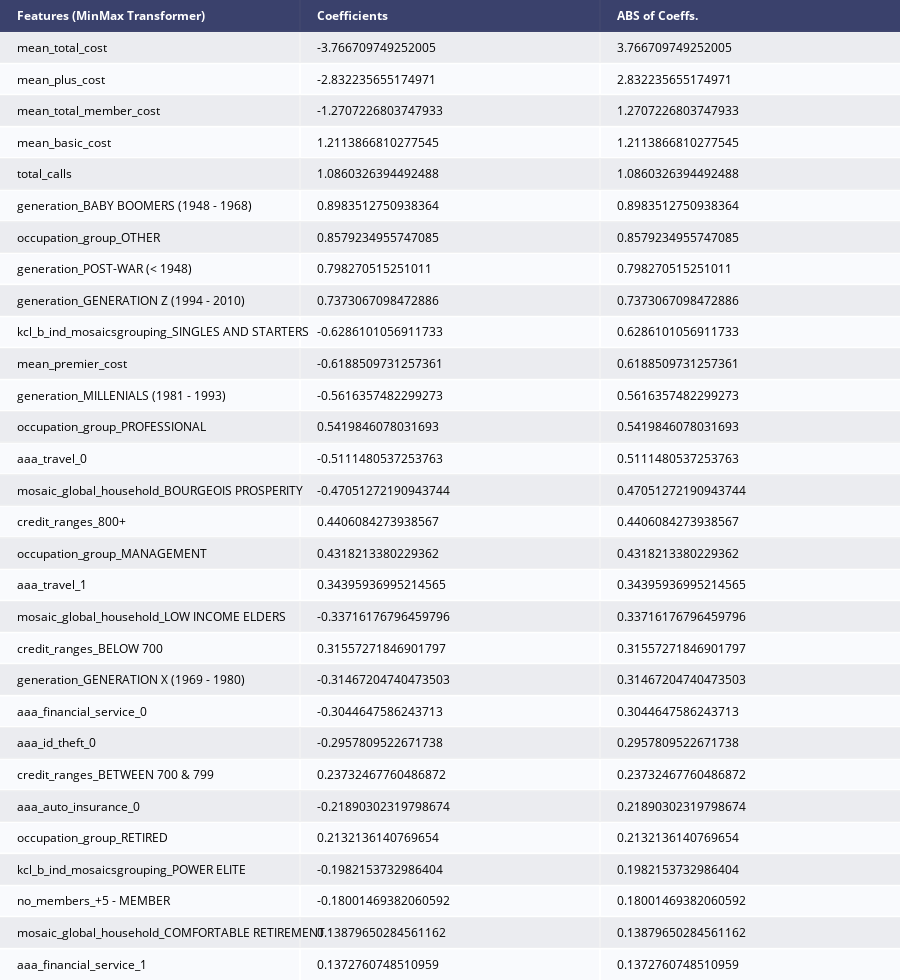

Notebook code for this chart:
### Code cell
coef_df_lgr = pd.DataFrame({'feature':testX.columns, 'coefs': lr.coef_[0]})
coef_df_lgr["abs_coeff"] = coef_df_lgr['coefs'].abs()
coef_df_lgr.sort_values("abs_coeff",ascending=False,inplace=True)
coef_df_lgr.nlargest(30,columns=["abs_coeff"])
counts_df_lgr = pd.DataFrame(coef_df_lgr.nlargest(30,columns=["abs_coeff"]), index=None)
#counts.reset_index(inplace=True)
counts_df_lgr.rename(columns={"feature": "Features (MinMax Transformer)", 'coefs':'Coefficients', 'abs_coeff': "ABS of Coeffs."}, inplace=True)
fig = ff.create_table(counts_df_lgr, height_constant=30, index=False)
fig.write_image('credit_card_lr_coef.png')
py.iplot(fig)

### Figure 1 — Plotly figure (JSON) as saved in the notebook; plotly's stock layout.template omitted (floating-point values rounded to 4 significant figures)
{"data": [{"colorscale": [[0, "#00083e"], [0.5, "#ededee"], [1, "#ffffff"]], "hoverinfo": "none", "opacity": 0.75, "showscale": false, "type": "heatmap", "z": [[0, 0, 0], [0.5, 0.5, 0.5], [1, 1, 1], [0.5, 0.5, 0.5], [1, 1, 1], [0.5, 0.5, 0.5], [1, 1, 1], [0.5, 0.5, 0.5], [1, 1, 1], [0.5, 0.5, 0.5], [1, 1, 1], [0.5, 0.5, 0.5], [1, 1, 1], [0.5, 0.5, 0.5], [1, 1, 1], [0.5, 0.5, 0.5], [1, 1, 1], [0.5, 0.5, 0.5], [1, 1, 1], [0.5, 0.5, 0.5], [1, 1, 1], [0.5, 0.5, 0.5], [1, 1, 1], [0.5, 0.5, 0.5], [1, 1, 1], [0.5, 0.5, 0.5], [1, 1, 1], [0.5, 0.5, 0.5], [1, 1, 1], [0.5, 0.5, 0.5], [1, 1, 1]]}], "layout": {"annotations": [{"align": "left", "font": {"color": "#ffffff"}, "showarrow": false, "text": "<b>Features (MinMax Transformer)</b>", "x": -0.45, "xanchor": "left", "xref": "x", "y": 0, "yref": "y"}, {"align": "left", "font": {"color": "#ffffff"}, "showarrow": false, "text": "<b>Coefficients</b>", "x": 0.55, "xanchor": "left", "xref": "x", "y": 0, "yref": "y"}, {"align": "left", "font": {"color": "#ffffff"}, "showarrow": false, "text": "<b>ABS of Coeffs.</b>", "x": 1.55, "xanchor": "left", "xref": "x", "y": 0, "yref": "y"}, {"align": "left", "font": {"color": "#000000"}, "showarrow": false, "text": "mean_total_cost", "x": -0.45, "xanchor": "left", "xref": "x", "y": 1, "yref": "y"}, {"align": "left", "font": {"color": "#000000"}, "showarrow": false, "text": "-3.766709749252005", "x": 0.55, "xanchor": "left", "xref": "x", "y": 1, "yref": "y"}, {"align": "left", "font": {"color": "#000000"}, "showarrow": false, "text": "3.766709749252005", "x": 1.55, "xanchor": "left", "xref": "x", "y": 1, "yref": "y"}, {"align": "left", "font": {"color": "#000000"}, "showarrow": false, "text": "mean_plus_cost", "x": -0.45, "xanchor": "left", "xref": "x", "y": 2, "yref": "y"}, {"align": "left", "font": {"color": "#000000"}, "showarrow": false, "text": "-2.832235655174971", "x": 0.55, "xanchor": "left", "xref": "x", "y": 2, "yref": "y"}, {"align": "left", "font": {"color": "#000000"}, "showarrow": false, "text": "2.832235655174971", "x": 1.55, "xanchor": "left", "xref": "x", "y": 2, "yref": "y"}, {"align": "left", "font": {"color": "#000000"}, "showarrow": false, "text": "mean_total_member_cost", "x": -0.45, "xanchor": "left", "xref": "x", "y": 3, "yref": "y"}, {"align": "left", "font": {"color": "#000000"}, "showarrow": false, "text": "-1.2707226803747933", "x": 0.55, "xanchor": "left", "xref": "x", "y": 3, "yref": "y"}, {"align": "left", "font": {"color": "#000000"}, "showarrow": false, "text": "1.2707226803747933", "x": 1.55, "xanchor": "left", "xref": "x", "y": 3, "yref": "y"}, {"align": "left", "font": {"color": "#000000"}, "showarrow": false, "text": "mean_basic_cost", "x": -0.45, "xanchor": "left", "xref": "x", "y": 4, "yref": "y"}, {"align": "left", "font": {"color": "#000000"}, "showarrow": false, "text": "1.2113866810277545", "x": 0.55, "xanchor": "left", "xref": "x", "y": 4, "yref": "y"}, {"align": "left", "font": {"color": "#000000"}, "showarrow": false, "text": "1.2113866810277545", "x": 1.55, "xanchor": "left", "xref": "x", "y": 4, "yref": "y"}, {"align": "left", "font": {"color": "#000000"}, "showarrow": false, "text": "total_calls", "x": -0.45, "xanchor": "left", "xref": "x", "y": 5, "yref": "y"}, {"align": "left", "font": {"color": "#000000"}, "showarrow": false, "text": "1.0860326394492488", "x": 0.55, "xanchor": "left", "xref": "x", "y": 5, "yref": "y"}, {"align": "left", "font": {"color": "#000000"}, "showarrow": false, "text": "1.0860326394492488", "x": 1.55, "xanchor": "left", "xref": "x", "y": 5, "yref": "y"}, {"align": "left", "font": {"color": "#000000"}, "showarrow": false, "text": "generation_BABY BOOMERS (1948 - 1968)", "x": -0.45, "xanchor": "left", "xref": "x", "y": 6, "yref": "y"}, {"align": "left", "font": {"color": "#000000"}, "showarrow": false, "text": "0.8983512750938364", "x": 0.55, "xanchor": "left", "xref": "x", "y": 6, "yref": "y"}, {"align": "left", "font": {"color": "#000000"}, "showarrow": false, "text": "0.8983512750938364", "x": 1.55, "xanchor": "left", "xref": "x", "y": 6, "yref": "y"}, {"align": "left", "font": {"color": "#000000"}, "showarrow": false, "text": "occupation_group_OTHER", "x": -0.45, "xanchor": "left", "xref": "x", "y": 7, "yref": "y"}, {"align": "left", "font": {"color": "#000000"}, "showarrow": false, "text": "0.8579234955747085", "x": 0.55, "xanchor": "left", "xref": "x", "y": 7, "yref": "y"}, {"align": "left", "font": {"color": "#000000"}, "showarrow": false, "text": "0.8579234955747085", "x": 1.55, "xanchor": "left", "xref": "x", "y": 7, "yref": "y"}, {"align": "left", "font": {"color": "#000000"}, "showarrow": false, "text": "generation_POST-WAR (< 1948)", "x": -0.45, "xanchor": "left", "xref": "x", "y": 8, "yref": "y"}, {"align": "left", "font": {"color": "#000000"}, "showarrow": false, "text": "0.798270515251011", "x": 0.55, "xanchor": "left", "xref": "x", "y": 8, "yref": "y"}, {"align": "left", "font": {"color": "#000000"}, "showarrow": false, "text": "0.798270515251011", "x": 1.55, "xanchor": "left", "xref": "x", "y": 8, "yref": "y"}, {"align": "left", "font": {"color": "#000000"}, "showarrow": false, "text": "generation_GENERATION Z (1994 - 2010)", "x": -0.45, "xanchor": "left", "xref": "x", "y": 9, "yref": "y"}, {"align": "left", "font": {"color": "#000000"}, "showarrow": false, "text": "0.7373067098472886", "x": 0.55, "xanchor": "left", "xref": "x", "y": 9, "yref": "y"}, {"align": "left", "font": {"color": "#000000"}, "showarrow": false, "text": "0.7373067098472886", "x": 1.55, "xanchor": "left", "xref": "x", "y": 9, "yref": "y"}, {"align": "left", "font": {"color": "#000000"}, "showarrow": false, "text": "kcl_b_ind_mosaicsgrouping_SINGLES AND STARTERS", "x": -0.45, "xanchor": "left", "xref": "x", "y": 10, "yref": "y"}, {"align": "left", "font": {"color": "#000000"}, "showarrow": false, "text": "-0.6286101056911733", "x": 0.55, "xanchor": "left", "xref": "x", "y": 10, "yref": "y"}, {"align": "left", "font": {"color": "#000000"}, "showarrow": false, "text": "0.6286101056911733", "x": 1.55, "xanchor": "left", "xref": "x", "y": 10, "yref": "y"}, {"align": "left", "font": {"color": "#000000"}, "showarrow": false, "text": "mean_premier_cost", "x": -0.45, "xanchor": "left", "xref": "x", "y": 11, "yref": "y"}, {"align": "left", "font": {"color": "#000000"}, "showarrow": false, "text": "-0.6188509731257361", "x": 0.55, "xanchor": "left", "xref": "x", "y": 11, "yref": "y"}, {"align": "left", "font": {"color": "#000000"}, "showarrow": false, "text": "0.6188509731257361", "x": 1.55, "xanchor": "left", "xref": "x", "y": 11, "yref": "y"}, {"align": "left", "font": {"color": "#000000"}, "showarrow": false, "text": "generation_MILLENIALS (1981 - 1993)", "x": -0.45, "xanchor": "left", "xref": "x", "y": 12, "yref": "y"}, {"align": "left", "font": {"color": "#000000"}, "showarrow": false, "text": "-0.5616357482299273", "x": 0.55, "xanchor": "left", "xref": "x", "y": 12, "yref": "y"}, {"align": "left", "font": {"color": "#000000"}, "showarrow": false, "text": "0.5616357482299273", "x": 1.55, "xanchor": "left", "xref": "x", "y": 12, "yref": "y"}, {"align": "left", "font": {"color": "#000000"}, "showarrow": false, "text": "occupation_group_PROFESSIONAL", "x": -0.45, "xanchor": "left", "xref": "x", "y": 13, "yref": "y"}, {"align": "left", "font": {"color": "#000000"}, "showarrow": false, "text": "0.5419846078031693", "x": 0.55, "xanchor": "left", "xref": "x", "y": 13, "yref": "y"}, {"align": "left", "font": {"color": "#000000"}, "showarrow": false, "text": "0.5419846078031693", "x": 1.55, "xanchor": "left", "xref": "x", "y": 13, "yref": "y"}, {"align": "left", "font": {"color": "#000000"}, "showarrow": false, "text": "aaa_travel_0", "x": -0.45, "xanchor": "left", "xref": "x", "y": 14, "yref": "y"}, {"align": "left", "font": {"color": "#000000"}, "showarrow": false, "text": "-0.5111480537253763", "x": 0.55, "xanchor": "left", "xref": "x", "y": 14, "yref": "y"}, {"align": "left", "font": {"color": "#000000"}, "showarrow": false, "text": "0.5111480537253763", "x": 1.55, "xanchor": "left", "xref": "x", "y": 14, "yref": "y"}, {"align": "left", "font": {"color": "#000000"}, "showarrow": false, "text": "mosaic_global_household_BOURGEOIS PROSPERITY", "x": -0.45, "xanchor": "left", "xref": "x", "y": 15, "yref": "y"}, {"align": "left", "font": {"color": "#000000"}, "showarrow": false, "text": "-0.47051272190943744", "x": 0.55, "xanchor": "left", "xref": "x", "y": 15, "yref": "y"}, {"align": "left", "font": {"color": "#000000"}, "showarrow": false, "text": "0.47051272190943744", "x": 1.55, "xanchor": "left", "xref": "x", "y": 15, "yref": "y"}, {"align": "left", "font": {"color": "#000000"}, "showarrow": false, "text": "credit_ranges_800+", "x": -0.45, "xanchor": "left", "xref": "x", "y": 16, "yref": "y"}, {"align": "left", "font": {"color": "#000000"}, "showarrow": false, "text": "0.4406084273938567", "x": 0.55, "xanchor": "left", "xref": "x", "y": 16, "yref": "y"}, {"align": "left", "font": {"color": "#000000"}, "showarrow": false, "text": "0.4406084273938567", "x": 1.55, "xanchor": "left", "xref": "x", "y": 16, "yref": "y"}, {"align": "left", "font": {"color": "#000000"}, "showarrow": false, "text": "occupation_group_MANAGEMENT", "x": -0.45, "xanchor": "left", "xref": "x", "y": 17, "yref": "y"}, {"align": "left", "font": {"color": "#000000"}, "showarrow": false, "text": "0.4318213380229362", "x": 0.55, "xanchor": "left", "xref": "x", "y": 17, "yref": "y"}, {"align": "left", "font": {"color": "#000000"}, "showarrow": false, "text": "0.4318213380229362", "x": 1.55, "xanchor": "left", "xref": "x", "y": 17, "yref": "y"}, {"align": "left", "font": {"color": "#000000"}, "showarrow": false, "text": "aaa_travel_1", "x": -0.45, "xanchor": "left", "xref": "x", "y": 18, "yref": "y"}, {"align": "left", "font": {"color": "#000000"}, "showarrow": false, "text": "0.34395936995214565", "x": 0.55, "xanchor": "left", "xref": "x", "y": 18, "yref": "y"}, {"align": "left", "font": {"color": "#000000"}, "showarrow": false, "text": "0.34395936995214565", "x": 1.55, "xanchor": "left", "xref": "x", "y": 18, "yref": "y"}, {"align": "left", "font": {"color": "#000000"}, "showarrow": false, "text": "mosaic_global_household_LOW INCOME ELDERS", "x": -0.45, "xanchor": "left", "xref": "x", "y": 19, "yref": "y"}, {"align": "left", "font": {"color": "#000000"}, "showarrow": false, "text": "-0.33716176796459796", "x": 0.55, "xanchor": "left", "xref": "x", "y": 19, "yref": "y"}, {"align": "left", "font": {"color": "#000000"}, "showarrow": false, "text": "0.33716176796459796", "x": 1.55, "xanchor": "left", "xref": "x", "y": 19, "yref": "y"}, {"align": "left", "font": {"color": "#000000"}, "showarrow": false, "text": "credit_ranges_BELOW 700", "x": -0.45, "xanchor": "left", "xref": "x", "y": 20, "yref": "y"}, {"align": "left", "font": {"color": "#000000"}, "showarrow": false, "text": "0.31557271846901797", "x": 0.55, "xanchor": "left", "xref": "x", "y": 20, "yref": "y"}, {"align": "left", "font": {"color": "#000000"}, "showarrow": false, "text": "0.31557271846901797", "x": 1.55, "xanchor": "left", "xref": "x", "y": 20, "yref": "y"}, {"align": "left", "font": {"color": "#000000"}, "showarrow": false, "text": "generation_GENERATION X (1969 - 1980)", "x": -0.45, "xanchor": "left", "xref": "x", "y": 21, "yref": "y"}, {"align": "left", "font": {"color": "#000000"}, "showarrow": false, "text": "-0.31467204740473503", "x": 0.55, "xanchor": "left", "xref": "x", "y": 21, "yref": "y"}, {"align": "left", "font": {"color": "#000000"}, "showarrow": false, "text": "0.31467204740473503", "x": 1.55, "xanchor": "left", "xref": "x", "y": 21, "yref": "y"}, {"align": "left", "font": {"color": "#000000"}, "showarrow": false, "text": "aaa_financial_service_0", "x": -0.45, "xanchor": "left", "xref": "x", "y": 22, "yref": "y"}, {"align": "left", "font": {"color": "#000000"}, "showarrow": false, "text": "-0.3044647586243713", "x": 0.55, "xanchor": "left", "xref": "x", "y": 22, "yref": "y"}, {"align": "left", "font": {"color": "#000000"}, "showarrow": false, "text": "0.3044647586243713", "x": 1.55, "xanchor": "left", "xref": "x", "y": 22, "yref": "y"}, {"align": "left", "font": {"color": "#000000"}, "showarrow": false, "text": "aaa_id_theft_0", "x": -0.45, "xanchor": "left", "xref": "x", "y": 23, "yref": "y"}, {"align": "left", "font": {"color": "#000000"}, "showarrow": false, "text": "-0.2957809522671738", "x": 0.55, "xanchor": "left", "xref": "x", "y": 23, "yref": "y"}, {"align": "left", "font": {"color": "#000000"}, "showarrow": false, "text": "0.2957809522671738", "x": 1.55, "xanchor": "left", "xref": "x", "y": 23, "yref": "y"}, {"align": "left", "font": {"color": "#000000"}, "showarrow": false, "text": "credit_ranges_BETWEEN 700 & 799", "x": -0.45, "xanchor": "left", "xref": "x", "y": 24, "yref": "y"}, {"align": "left", "font": {"color": "#000000"}, "showarrow": false, "text": "0.23732467760486872", "x": 0.55, "xanchor": "left", "xref": "x", "y": 24, "yref": "y"}, {"align": "left", "font": {"color": "#000000"}, "showarrow": false, "text": "0.23732467760486872", "x": 1.55, "xanchor": "left", "xref": "x", "y": 24, "yref": "y"}, {"align": "left", "font": {"color": "#000000"}, "showarrow": false, "text": "aaa_auto_insurance_0", "x": -0.45, "xanchor": "left", "xref": "x", "y": 25, "yref": "y"}, {"align": "left", "font": {"color": "#000000"}, "showarrow": false, "text": "-0.21890302319798674", "x": 0.55, "xanchor": "left", "xref": "x", "y": 25, "yref": "y"}, {"align": "left", "font": {"color": "#000000"}, "showarrow": false, "text": "0.21890302319798674", "x": 1.55, "xanchor": "left", "xref": "x", "y": 25, "yref": "y"}, {"align": "left", "font": {"color": "#000000"}, "showarrow": false, "text": "occupation_group_RETIRED", "x": -0.45, "xanchor": "left", "xref": "x", "y": 26, "yref": "y"}, {"align": "left", "font": {"color": "#000000"}, "showarrow": false, "text": "0.2132136140769654", "x": 0.55, "xanchor": "left", "xref": "x", "y": 26, "yref": "y"}, {"align": "left", "font": {"color": "#000000"}, "showarrow": false, "text": "0.2132136140769654", "x": 1.55, "xanchor": "left", "xref": "x", "y": 26, "yref": "y"}, {"align": "left", "font": {"color": "#000000"}, "showarrow": false, "text": "kcl_b_ind_mosaicsgrouping_POWER ELITE", "x": -0.45, "xanchor": "left", "xref": "x", "y": 27, "yref": "y"}, {"align": "left", "font": {"color": "#000000"}, "showarrow": false, "text": "-0.1982153732986404", "x": 0.55, "xanchor": "left", "xref": "x", "y": 27, "yref": "y"}, {"align": "left", "font": {"color": "#000000"}, "showarrow": false, "text": "0.1982153732986404", "x": 1.55, "xanchor": "left", "xref": "x", "y": 27, "yref": "y"}, {"align": "left", "font": {"color": "#000000"}, "showarrow": false, "text": "no_members_+5 - MEMBER", "x": -0.45, "xanchor": "left", "xref": "x", "y": 28, "yref": "y"}, {"align": "left", "font": {"color": "#000000"}, "showarrow": false, "text": "-0.18001469382060592", "x": 0.55, "xanchor": "left", "xref": "x", "y": 28, "yref": "y"}, {"align": "left", "font": {"color": "#000000"}, "showarrow": false, "text": "0.18001469382060592", "x": 1.55, "xanchor": "left", "xref": "x", "y": 28, "yref": "y"}, {"align": "left", "font": {"color": "#000000"}, "showarrow": false, "text": "mosaic_global_household_COMFORTABLE RETIREMENT", "x": -0.45, "xanchor": "left", "xref": "x", "y": 29, "yref": "y"}, {"align": "left", "font": {"color": "#000000"}, "showarrow": false, "text": "0.13879650284561162", "x": 0.55, "xanchor": "left", "xref": "x", "y": 29, "yref": "y"}, {"align": "left", "font": {"color": "#000000"}, "showarrow": false, "text": "0.13879650284561162", "x": 1.55, "xanchor": "left", "xref": "x", "y": 29, "yref": "y"}, {"align": "left", "font": {"color": "#000000"}, "showarrow": false, "text": "aaa_financial_service_1", "x": -0.45, "xanchor": "left", "xref": "x", "y": 30, "yref": "y"}, {"align": "left", "font": {"color": "#000000"}, "showarrow": false, "text": "0.1372760748510959", "x": 0.55, "xanchor": "left", "xref": "x", "y": 30, "yref": "y"}, {"align": "left", "font": {"color": "#000000"}, "showarrow": false, "text": "0.1372760748510959", "x": 1.55, "xanchor": "left", "xref": "x", "y": 30, "yref": "y"}], "height": 980, "margin": {"b": 0, "l": 0, "r": 0, "t": 0}, "xaxis": {"dtick": 1, "gridwidth": 2, "showticklabels": false, "tick0": -0.5, "ticks": "", "zeroline": false}, "yaxis": {"autorange": "reversed", "dtick": 1, "gridwidth": 2, "showticklabels": false, "tick0": 0.5, "ticks": "", "zeroline": false}}}
